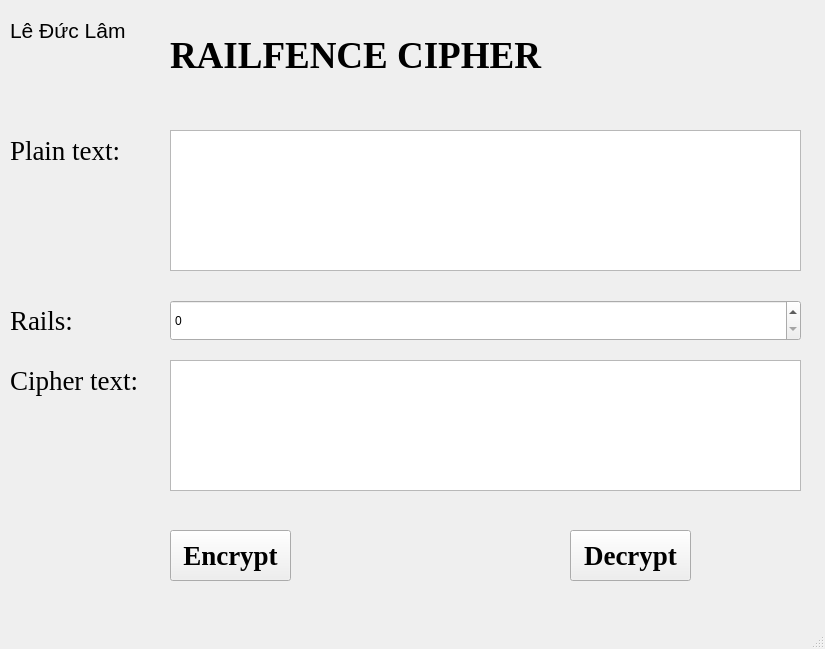
<?xml version="1.0" encoding="UTF-8"?>
<ui version="4.0">
 <class>MainWindow</class>
 <widget class="QMainWindow" name="MainWindow">
  <property name="geometry">
   <rect>
    <x>0</x>
    <y>0</y>
    <width>825</width>
    <height>649</height>
   </rect>
  </property>
  <property name="windowTitle">
   <string>MainWindow</string>
  </property>
  <widget class="QWidget" name="centralwidget">
   <widget class="QLabel" name="label">
    <property name="geometry">
     <rect>
      <x>170</x>
      <y>30</y>
      <width>491</width>
      <height>51</height>
     </rect>
    </property>
    <property name="font">
     <font>
      <family>Times New Roman</family>
      <pointsize>28</pointsize>
      <weight>75</weight>
      <bold>true</bold>
     </font>
    </property>
    <property name="text">
     <string>RAILFENCE CIPHER</string>
    </property>
   </widget>
   <widget class="QLabel" name="label_2">
    <property name="geometry">
     <rect>
      <x>10</x>
      <y>130</y>
      <width>161</width>
      <height>41</height>
     </rect>
    </property>
    <property name="font">
     <font>
      <family>Times New Roman</family>
      <pointsize>20</pointsize>
     </font>
    </property>
    <property name="text">
     <string>Plain text:</string>
    </property>
   </widget>
   <widget class="QLabel" name="label_3">
    <property name="geometry">
     <rect>
      <x>10</x>
      <y>350</y>
      <width>181</width>
      <height>61</height>
     </rect>
    </property>
    <property name="font">
     <font>
      <family>Times New Roman</family>
      <pointsize>20</pointsize>
     </font>
    </property>
    <property name="text">
     <string>Cipher text:</string>
    </property>
   </widget>
   <widget class="QLabel" name="label_4">
    <property name="geometry">
     <rect>
      <x>10</x>
      <y>300</y>
      <width>151</width>
      <height>41</height>
     </rect>
    </property>
    <property name="font">
     <font>
      <family>Times New Roman</family>
      <pointsize>20</pointsize>
     </font>
    </property>
    <property name="text">
     <string>Rails:</string>
    </property>
   </widget>
   <widget class="QTextEdit" name="txt_plain_text">
    <property name="geometry">
     <rect>
      <x>170</x>
      <y>130</y>
      <width>631</width>
      <height>141</height>
     </rect>
    </property>
    <property name="font">
     <font>
      <pointsize>20</pointsize>
     </font>
    </property>
   </widget>
   <widget class="QTextEdit" name="txt_cipher">
    <property name="geometry">
     <rect>
      <x>170</x>
      <y>360</y>
      <width>631</width>
      <height>131</height>
     </rect>
    </property>
    <property name="font">
     <font>
      <pointsize>20</pointsize>
     </font>
    </property>
   </widget>
   <widget class="QPushButton" name="btn_encrypt">
    <property name="geometry">
     <rect>
      <x>170</x>
      <y>530</y>
      <width>121</width>
      <height>51</height>
     </rect>
    </property>
    <property name="font">
     <font>
      <family>Times New Roman</family>
      <pointsize>20</pointsize>
      <weight>75</weight>
      <bold>true</bold>
     </font>
    </property>
    <property name="text">
     <string>Encrypt</string>
    </property>
   </widget>
   <widget class="QPushButton" name="btn_decrypt">
    <property name="geometry">
     <rect>
      <x>570</x>
      <y>530</y>
      <width>121</width>
      <height>51</height>
     </rect>
    </property>
    <property name="font">
     <font>
      <family>Times New Roman</family>
      <pointsize>20</pointsize>
      <weight>75</weight>
      <bold>true</bold>
     </font>
    </property>
    <property name="text">
     <string>Decrypt</string>
    </property>
   </widget>
   <widget class="QSpinBox" name="spb_rails">
    <property name="geometry">
     <rect>
      <x>170</x>
      <y>300</y>
      <width>631</width>
      <height>41</height>
     </rect>
    </property>
   </widget>
   <widget class="QLabel" name="label_5">
    <property name="geometry">
     <rect>
      <x>10</x>
      <y>10</y>
      <width>131</width>
      <height>41</height>
     </rect>
    </property>
    <property name="font">
     <font>
      <pointsize>16</pointsize>
     </font>
    </property>
    <property name="text">
     <string>Lê Đức Lâm</string>
    </property>
   </widget>
  </widget>
  <widget class="QMenuBar" name="menubar">
   <property name="geometry">
    <rect>
     <x>0</x>
     <y>0</y>
     <width>825</width>
     <height>21</height>
    </rect>
   </property>
  </widget>
  <widget class="QStatusBar" name="statusbar"/>
 </widget>
 <resources/>
 <connections/>
</ui>
